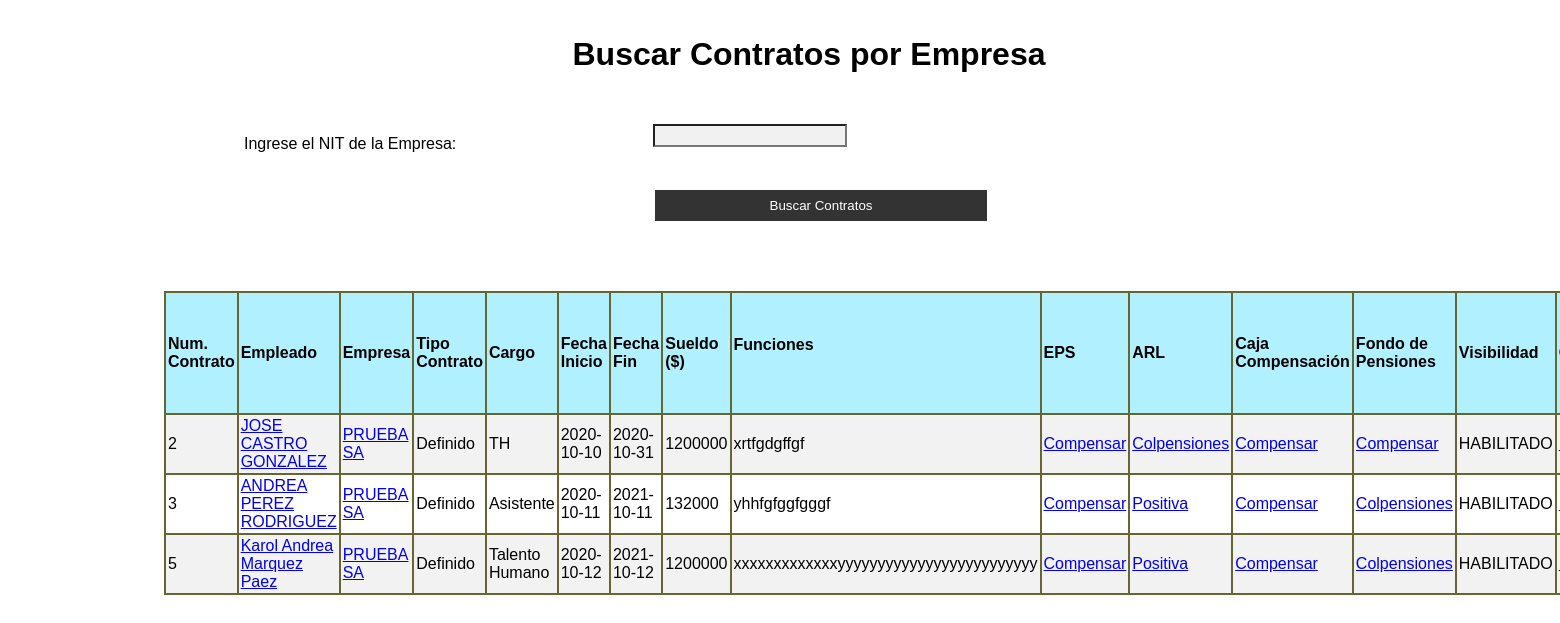
Screenshot of /appausaweb/buscarContratosEmpr.php?cempresa=1&buscar (signed in) with the database file from the repository.
### tables this page shows
CREATE TABLE `contrato` (
  `num_contrato` bigint(20) NOT NULL,
  `empleado` bigint(10) NOT NULL,
  `empresa` bigint(17) NOT NULL,
  `cargo` varchar(45) NOT NULL,
  `fecha_inicio` date NOT NULL,
  `fecha_fin` date DEFAULT NULL,
  `sueldo` bigint(10) NOT NULL,
  `funciones` text NOT NULL,
  `arl` bigint(17) DEFAULT NULL,
  `caja_compensación` bigint(17) DEFAULT NULL,
  `fondo_pensiones` bigint(17) DEFAULT NULL,
  `eps` bigint(17) DEFAULT NULL,
  `tipo_contrato` varchar(45) DEFAULT NULL,
  `e` int(1) NOT NULL
);

CREATE TABLE `usuario` (
  `cc` bigint(10) NOT NULL,
  `tipo_doc` varchar(45) NOT NULL,
  `pnombre` varchar(45) NOT NULL,
  `snombre` varchar(45) DEFAULT NULL,
  `papellido` varchar(45) NOT NULL,
  `sapellido` varchar(45) NOT NULL,
  `fecha_nam` date NOT NULL,
  `edad` int(2) NOT NULL,
  `correo_electronico` varchar(150) NOT NULL,
  `telefono` varchar(10) NOT NULL,
  `rol` varchar(45) DEFAULT NULL,
  `e` int(1) NOT NULL
);

CREATE TABLE `empresa` (
  `nit` bigint(17) NOT NULL,
  `nombre_empresa` varchar(45) NOT NULL,
  `direccion` varchar(45) NOT NULL,
  `email` varchar(150) NOT NULL,
  `telefono` varchar(10) NOT NULL,
  `descripción_empresa` text,
  `num_empleados` int(4) NOT NULL,
  `tipo_empresa` varchar(45) DEFAULT NULL,
  `inicio_actividad` int(2) NOT NULL,
  `fin_actividad` int(2) NOT NULL,
  `e` int(1) NOT NULL
);

CREATE TABLE `entidad` (
  `nit` bigint(17) NOT NULL,
  `nombre_entidad` varchar(45) NOT NULL,
  `tipo` varchar(45) NOT NULL,
  `telefono` varchar(10) NOT NULL,
  `direccion` varchar(45) NOT NULL,
  `email` varchar(150) NOT NULL,
  `e` int(1) NOT NULL
);

### appausaweb/buscarContratosEmpr.php (the view, shortened to what this page needs)
<!DOCTYPE html PUBLIC "-//W3C//DTD XHTML 1.0 Transitional//EN" "http://www.w3.org/TR/xhtml1/DTD/xhtml1-transitional.dtd">
<html xmlns="http://www.w3.org/1999/xhtml">
<head>
<link href="multi/formularios2.css" rel="stylesheet" type="text/css" />
</head>
<body>
<div id="apDiv1">
<div id="apDiv3">
</div>
</div>
<div id="apDiv4">
<h1 align="center">Buscar Contratos por Empresa</h1></div>
<div align="center" id="apDiv5">
<form>
	<table width="1160" border=0 >
    <tr >
    <td width="405" bgcolor="#FFFFFF">Ingrese el NIT de la Empresa: </td>
    <td width="745" bgcolor="#FFFFFF"><input type="number" name="cempresa" /> </td>
    </tr>
    </table>
    <p align="center"><button type="submit" name="buscar">Buscar Contratos</button> </p>
</form>
</div>
<div id="apDiv6">
<table width="1312" height="240" border=1 cellspacing=0 cellpadding=2 bordercolor="666633">
  <tr bgcolor="#B1F0FE">
    <td height="116"><b>Num. Contrato</b></td>
    <td><b>Empleado</b></td>
    <td><b>Empresa</b></td>
    <td><b>Tipo Contrato</b></td>
    <td><b>Cargo</b></td>
    <td><b>Fecha Inicio</b></td>
    <td><b>Fecha Fin</b></td>
    <td><b>Sueldo ($)</b></td>
    <td width="100" align="justify" ><b>Funciones</b></p></td>
    <td><b>EPS</b></td>
    <td><b>ARL</b></td>
    <td><b>Caja Compensación</b></td>
    <td><b>Fondo de Pensiones</b></td>
    <td><b>Visibilidad</b></td>
    <td><b>Opcion</b></td>
  </tr>
  <tr>
  <?php
	if (isset($_GET['buscar'])) {
		include_once("conexion.php");
		$con=mysqli_connect($host,$usuario,$clave,$bd) or die("ERROR");
		mysqli_set_charset($con,"utf8");
        $empresa = $_GET['cempresa'];
		$sql="SELECT * from contrato where empresa = '$empresa';";
		$result=mysqli_query($con,$sql);
		if(mysqli_num_rows($result) != 0){
		while($mostrar=mysqli_fetch_array($result)){
			if (is_null($mostrar['fecha_fin'])){
				$fechafin = "Sin definir";
			} else {
				$fechafin = $mostrar['fecha_fin'];
			}
			if ($mostrar['e'] == 1){
				$v = "HABILITADO";
			} else {
				$v = "INHABILITADO";
			}
	?>
    <td><?php echo $mostrar['num_contrato'] ?></td>
    <?php
	$empl = $mostrar['empleado'];
    $sql1="SELECT pnombre,snombre,papellido,sapellido from usuario where cc = $empl AND e = 1;";
	$result1=mysqli_query($con,$sql1);
	while($mostrar1=mysqli_fetch_array($result1)){
		$pnombre = $mostrar1['pnombre'];
		if (!empty($mostrar1['snombre'])){
			$snombre = $mostrar1['snombre'];
		} else {
			$snombre = "";
		}
		$papellido = $mostrar1['papellido'];
		$sapellido = $mostrar1['sapellido'];
	}
	$e = "$pnombre $snombre $papellido $sapellido";
	?>
    <td><a href="buscarUsuario.php?ccc=<?php echo $mostrar['empleado'] ?>&buscar"><?php echo $e ?></a></td>
    <?php
	$emp = $mostrar['empresa'];
    $sql1="SELECT nombre_empresa from empresa where nit = '$emp';";
	$result2=mysqli_query($con,$sql1);
	while($mostrar2=mysqli_fetch_array($result2)){?>
		<td><a href="buscarEmpresa.php?cempresa=<?php echo $mostrar['empresa'] ?>&buscar"><?php echo $mostrar2['nombre_empresa']?></a></td>
	<?php }	?>
    <td><?php echo $mostrar['tipo_contrato']?></td>
    <td><?php echo $mostrar['cargo'] ?></td>
    <td><?php echo $mostrar['fecha_inicio'] ?></td>
    <td><?php echo $fechafin ?></td>
    <td><?php echo $mostrar['sueldo'] ?></td>
    <td align="justify"><p><?php echo $mostrar['funciones'] ?></p></td>
    <?php
	$entidad = $mostrar['eps'];
    $sql1="SELECT nombre_entidad from entidad where nit = $entidad;";
	$result3=mysqli_query($con,$sql1);
	while($mostrar3=mysqli_fetch_array($result3)){ ?>
		<td><a href="buscarEntidad.php?id=<?php echo $mostrar['eps'];?>$buscar"><?php echo $mostrar3['nombre_entidad'];?></a></td>
	<?php } ?>
    <?php
	$entidad = $mostrar['arl'];
    $sql1="SELECT nombre_entidad from entidad where nit = $entidad;";
	$result4=mysqli_query($con,$sql1);
	while($mostrar4=mysqli_fetch_array($result4)){?>
		<td><a href="buscarEntidad.php?id=<?php echo $mostrar['arl'];?>$buscar"><?php echo $mostrar4['nombre_entidad'];?></a></td>
	<?php }?>
    <?php
	$entidad = $mostrar['caja_compensación'];
    $sql1="SELECT nombre_entidad from entidad where nit = $entidad;";
	$result5=mysqli_query($con,$sql1);
	while($mostrar5=mysqli_fetch_array($result5)){?>
		<td><a href="buscarEntidad.php?id=<?php echo $mostrar['caja_compensación'];?>$buscar"><?php echo $mostrar5['nombre_entidad'];?></a></td>
	<?php } ?>
    <?php
	$entidad = $mostrar['fondo_pensiones'];
    $sql1="SELECT nombre_entidad from entidad where nit = $entidad;";
	$result6=mysqli_query($con,$sql1);
	while($mostrar6=mysqli_fetch_array($result6)){ ?>
			<td><a href="buscarEntidad.php?id=<?php echo $mostrar['fondo_pensiones'];?>$buscar"><?php echo $mostrar6['nombre_entidad'];?></a></td>
	<?php }?>
    <td><?php echo $v ?></td>
    <td><a class="btn btn-primary" href="eliminarContrato1.php?num=<?php echo $mostrar['num_contrato'];?>&empresa=<?php echo $mostrar['empresa'];?>"><i class="fa fa-trash-o fa-lg" aria-hidden="true"></i>Eliminar</a></td>
  </tr>
    <?php }
	}}
	?>
</table>
</div>
</body>
</html>

### appausaweb/multi/formularios2.css (style rules this page uses)
input[type=text], input[type=password],input[type=date] ,input[type=email],input[type=tel],input[type=number], select { width: 25%; padding: 2px; margin: 5px 0 22px 0; display: inline-table border: none; background: #f1f1f1; alignment-baseline:text-before-edge; font:Arial, Helvetica, sans-serif; }
p { font-family:Arial, Helvetica, sans-serif; }
button { background-color: #333; color: white; padding: 8px 10px; margin: 2px 0; border: thick; cursor: pointer; width: 22%; }
tr:nth-child(even) { background-color: #f2f2f2; }

### appausaweb/buscarContratosEmpr.php (style rules this page uses)
BODY { font-family:Arial, Helvetica, sans-serif }
#apDiv1 { position: absolute; left: 0px; top: 0px; width: 1618px; height: 710px; z-index: 1; }
#apDiv3 { position: absolute; left: 26px; top: 91px; width: 1564px; height: 586px; z-index: 3; }
#apDiv4 { position: absolute; left: 25px; top: 15px; width: 1568px; height: 48px; z-index: 4; }
#apDiv5 { position: absolute; left: 66px; top: 116px; width: 1510px; height: 141px; z-index: 5; }
#apDiv6 { position: absolute; left: 164px; top: 291px; width: 1312px; height: 279px; z-index: 6; }

### rows the page displays
contrato: num_contrato "2", empleado.sapellido "JOSE CASTRO GONZALEZ", tipo_contrato "Definido", cargo "TH", fecha_inicio "2020-10-10", fecha_fin "2020-10-31", sueldo "1200000", funciones "xrtfgdgffgf", e "HABILITADO"
empresa: nombre_empresa "PRUEBA SA"
entidad: nombre_entidad "Compensar"
entidad: nombre_entidad "Colpensiones"
entidad: nombre_entidad "Compensar"
contrato: num_contrato "3", empleado.sapellido "ANDREA PEREZ RODRIGUEZ", tipo_contrato "Definido", cargo "Asistente", fecha_inicio "2020-10-11", fecha_fin "2021-10-11", sueldo "132000", funciones "yhhfgfggfgggf", e "HABILITADO"
entidad: nombre_entidad "Positiva"
contrato: num_contrato "5", empleado.sapellido "Karol Andrea Marquez Paez", tipo_contrato "Definido", cargo "Talento Humano", fecha_inicio "2020-10-12", fecha_fin "2021-10-12", sueldo "1200000", funciones "xxxxxxxxxxxxxyyyyyyyyyyyyyyyyyyyyyyyyy", e "HABILITADO"
